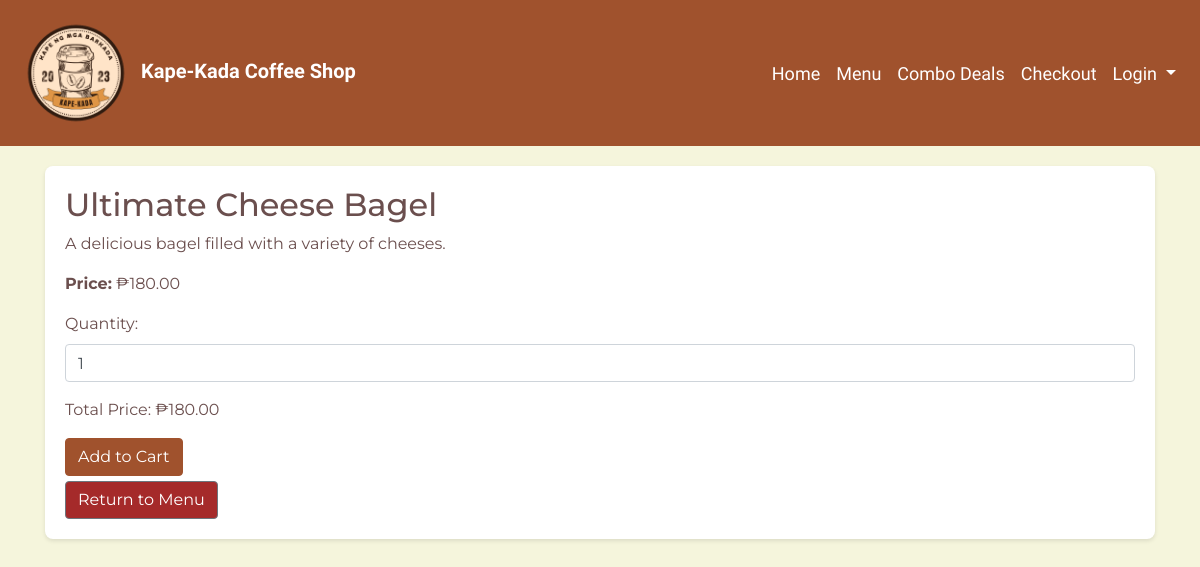
The app's page /item_detail.php?id=1 with its own data.
### tables this page shows
CREATE TABLE `menu_items` (
  `id` int NOT NULL,
  `name` varchar(100) NOT NULL,
  `category` varchar(50) NOT NULL,
  `price` decimal(10,2) NOT NULL,
  `description` text,
  `stock_quantity` int NOT NULL,
  `image` varchar(60) NOT NULL
);

### item_detail.php (the view, shortened to what this page needs)
<?php
include 'navbar.php';
include 'db_connection.php';
$itemId = $_GET['id'] ?? '';
$sql = "SELECT * FROM menu_items WHERE id = '$itemId'";
$result = mysqli_query($conn, $sql);
$item = mysqli_fetch_assoc($result);
?>
<!DOCTYPE html>
<html lang="en">
<head>
    <link rel="stylesheet" href="https://stackpath.bootstrapcdn.com/bootstrap/4.5.2/css/bootstrap.min.css">
    <link rel="stylesheet" href="https://use.fontawesome.com/releases/v5.15.1/css/all.css">
</head>
<body>
<div class="container">
    <div class="white-container">
        <?php if ($item): ?>
            <h2><?php echo $item['name']; ?></h2>
            <p><?php echo $item['description']; ?></p>
            <p><strong>Price:</strong> ₱<span id="itemPrice"><?php echo $item['price']; ?></span></p>
            <form id="addToCartForm" method="post" action="add_to_cart.php">
                <div class="form-group">
                    <label for="quantity">Quantity:</label>
                    <input type="number" id="quantity" name="quantity" class="form-control" min="1" value="1" onchange="updateTotalPrice()">
                </div>
                <p id="totalPrice"></p>
                <button type="submit" class="btn btn-primary">Add to Cart</button>
            </form>
            <a href="menu.php" class="btn btn-secondary">Return to Menu</a>
        <?php else: ?>
            <p>Item not found.</p>
        <?php endif; ?>
    </div>
</div>
</body>
</html>

### navbar.php (style rules this page uses)
body { padding-top: 46px; color: #FFFFFF; }

### item_detail.php (style rules this page uses)
body { background-color: #F5F5DC; color: #6B4F4E; font-family: 'Montserrat', sans-serif; }
.container { margin-top: 120px; }
.white-container { background-color: #ffffff; padding: 20px; border-radius: 8px; box-shadow: 0 2px 4px rgba(0,0,0,0.1); }
.btn-primary { background-color: #A0522D; border-color: #A0522D; margin-bottom: 5px; }
.btn-secondary { background-color: #A52A2A; color: #FFFFFF; }

### records on screen
menu_items: name "Ultimate Cheese Bagel", description "A delicious bagel filled with a variety of cheeses.", price "180.00"
